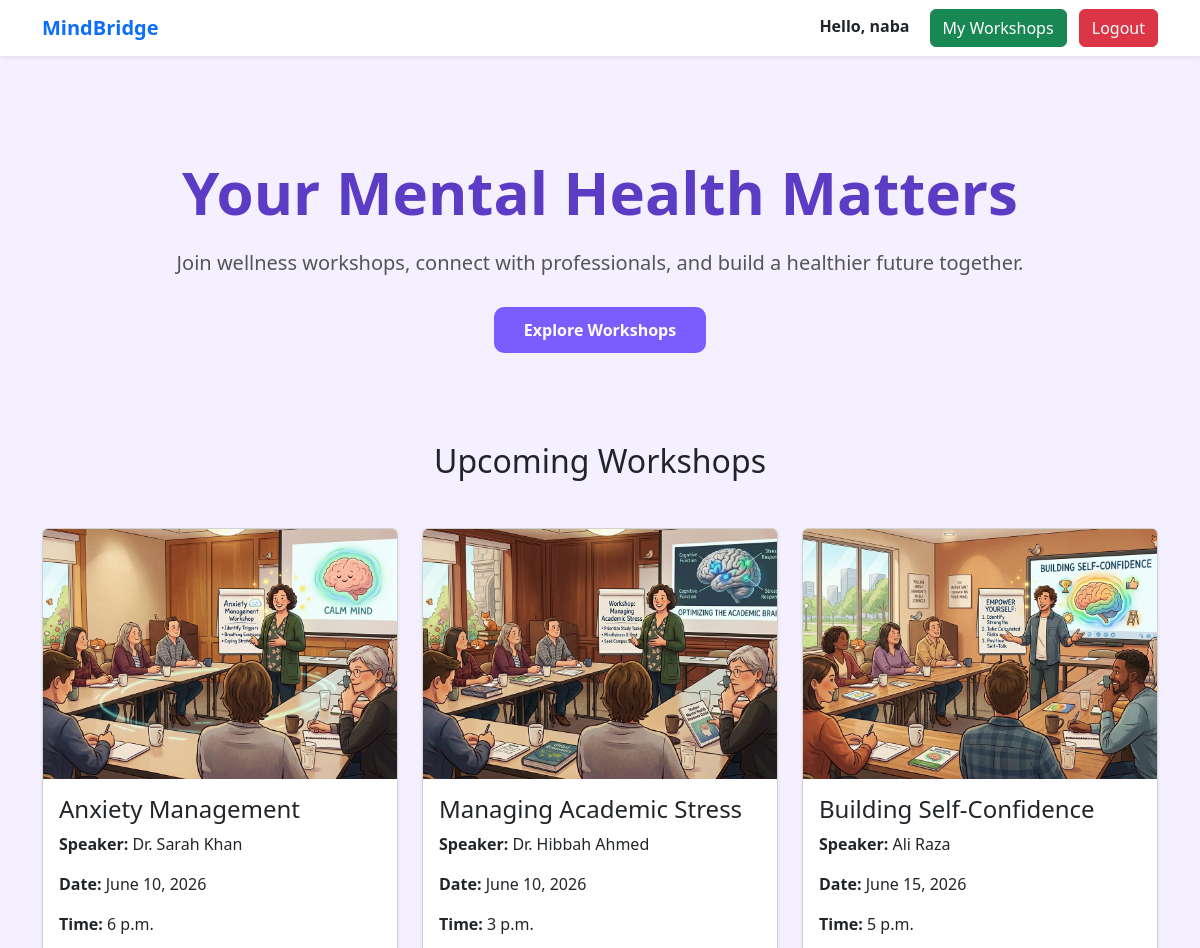
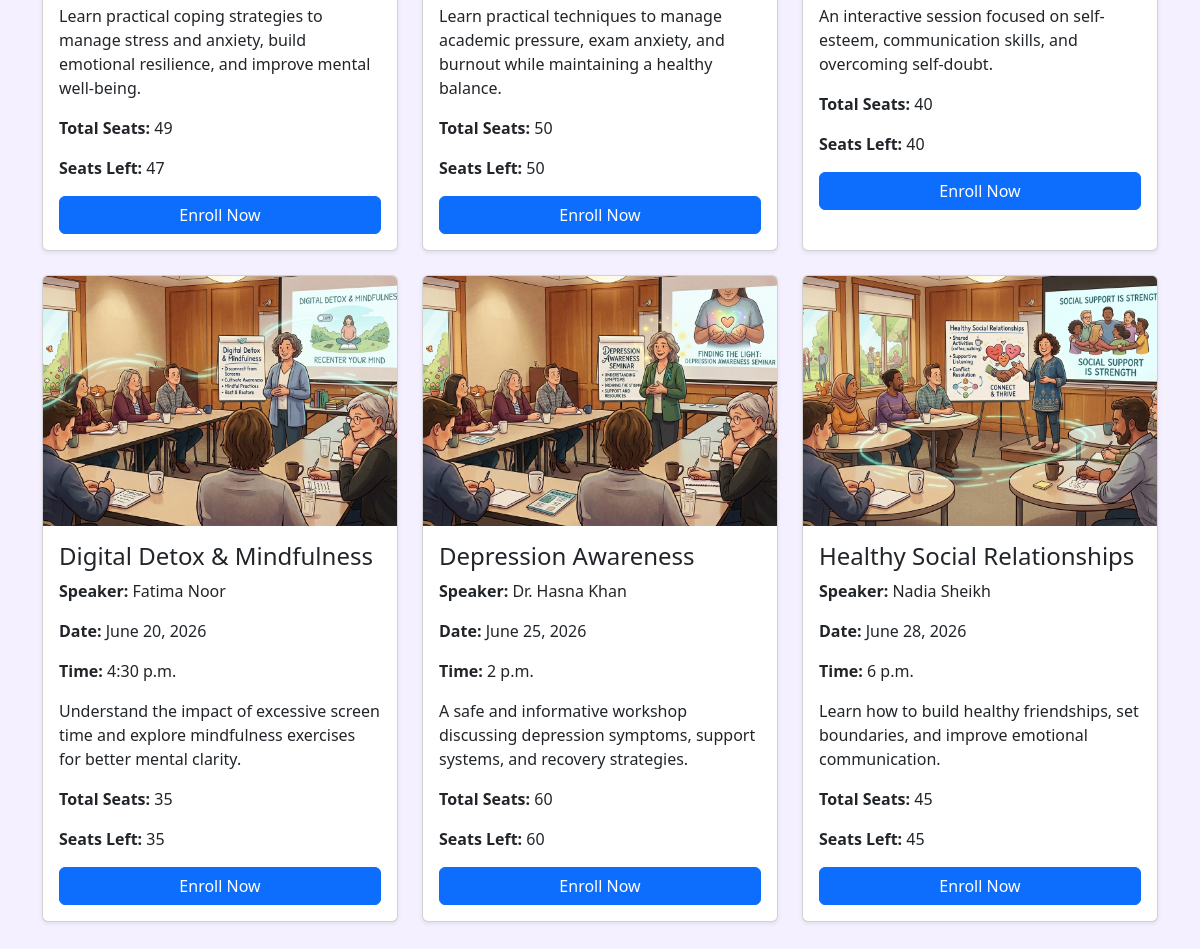
Screenshot of / (signed in) with the database file from the repository (2 pictures, top to bottom).
### workshops/models.py (models this page shows, shortened)
class Workshop(models.Model):
    title = models.CharField(max_length=200)
    speaker = models.CharField(max_length=100)
    date = models.DateField()
    time = models.TimeField()
    description = models.TextField()
    image = models.ImageField(
    upload_to='workshop_images/',
    blank=True,
    null=True
)
    seats = models.IntegerField()
    def seats_left(self):
        enrolled_count = self.enrollment_set.count()
        return self.seats - enrolled_count

### workshops/views.py (the view)
# urls.py: path('', views.home, name='home'),
def home(request):
    workshops = Workshop.objects.all()
    return render(request, 'home.html', {
        'workshops': workshops
    })

### workshops/templates/home.html (shortened to what this page needs)
<!DOCTYPE html>
<html lang="en">
<head>
    <link href="https://cdn.jsdelivr.net/npm/bootstrap@5.3.3/dist/css/bootstrap.min.css" rel="stylesheet">
</head>
<body>
    <nav class="navbar navbar-expand-lg shadow-sm">
        <div class="container">
            <a class="navbar-brand fw-bold text-primary" href="#">
                MindBridge
            </a>
            <div>
                {% if user.is_authenticated %}
                    <span class="me-3 fw-bold">
                        Hello, {{ user.username }}
                    </span>
                    <a href="/my-workshops/"
                       class="btn btn-success me-2">
                        My Workshops
                    </a>
                    <a href="/logout/"
                       class="btn btn-danger">
                        Logout
                    </a>
                {% endif %}
            </div>
        </div>
    </nav>
    <section class="hero">
        <h1>Your Mental Health Matters</h1>
        <p>
            Join wellness workshops, connect with professionals,
            and build a healthier future together.
        </p>
        <br>
        <a href="#workshops" class="btn-custom">
            Explore Workshops
        </a>
    </section>
    <div class="container mb-5" id="workshops">
        <h2 class="text-center mb-5">
            Upcoming Workshops
        </h2>
        <div class="row">
            {% for workshop in workshops %}
            <div class="col-md-4 mb-4">
                <div class="card shadow-sm h-100">
                    {% if workshop.image %}
                    <img src="{{ workshop.image.url }}"
                         class="card-img-top"
                         style="height:250px; object-fit:cover;">
                    {% else %}
                    <img src="https://via.placeholder.com/400x250"
                         class="card-img-top"
                         style="height:250px; object-fit:cover;">
                    {% endif %}
                    <div class="card-body">
                        <h4>
                            {{ workshop.title }}
                        </h4>
                        <p>
                            <strong>Speaker:</strong>
                            {{ workshop.speaker }}
                        </p>
                        <p>
                            <strong>Date:</strong>
                            {{ workshop.date }}
                        </p>
                        <p>
                            <strong>Time:</strong>
                            {{ workshop.time }}
                        </p>
                        <p>
                            {{ workshop.description }}
                        </p>
                        <p>
                            <strong>Total Seats:</strong>
                            {{ workshop.seats }}
                        </p>
                        <p>
                            <strong>Seats Left:</strong>
                            {{ workshop.seats_left }}
                        </p>
                        {% if workshop.seats_left > 0 %}
                            <a href="/enroll/{{ workshop.id }}/"
                               class="btn btn-primary w-100">
                                Enroll Now
                            </a>
                        {% else %}
                            <button class="btn btn-secondary w-100"
                                    disabled>
                                Workshop Full
                            </button>
                        {% endif %}
                    </div>
                </div>
            </div>
            {% empty %}
            <h4 class="text-center">
                No workshops available right now.
            </h4>
            {% endfor %}
        </div>
    </div>
</body>
</html>

### workshops/templates/home.html (style rules this page uses)
body { background-color:#f5f0ff; }
html { scroll-behavior:smooth; }
.hero { padding:100px 20px; text-align:center; }
.hero h1 { font-size:60px; font-weight:bold; color:#5b3cc4; }
.hero p { font-size:20px; color:#555; margin-top:20px; }
.btn-custom { background-color:#7b5cff; color:white; padding:12px 30px; border-radius:10px; text-decoration:none; font-weight:bold; }
.navbar { background:white; }

### rows the page displays
Workshop: image (picture), title "Anxiety Management", speaker "Dr. Sarah Khan", date "June 10, 2026", time "6 p.m.", description "Learn practical coping strategies to manage stress and anxiety, build emotional resilience, and improve mental well-being.", seats "49", seats_left "47"
Workshop: image (picture), title "Managing Academic Stress", speaker "Dr. Hibbah Ahmed", date "June 10, 2026", time "3 p.m.", description "Learn practical techniques to manage academic pressure, exam anxiety, and burnout while maintaining a healthy balance.", seats "50", seats_left "50"
Workshop: image (picture), title "Building Self-Confidence", speaker "Ali Raza", date "June 15, 2026", time "5 p.m.", description "An interactive session focused on self-esteem, communication skills, and overcoming self-doubt.", seats "40", seats_left "40"
Workshop: image (picture), title "Digital Detox & Mindfulness", speaker "Fatima Noor", date "June 20, 2026", time "4:30 p.m.", description "Understand the impact of excessive screen time and explore mindfulness exercises for better mental clarity.", seats "35", seats_left "35"
Workshop: image (picture), title "Depression Awareness", speaker "Dr. Hasna Khan", date "June 25, 2026", time "2 p.m.", description "A safe and informative workshop discussing depression symptoms, support systems, and recovery strategies.", seats "60", seats_left "60"
Workshop: image (picture), title "Healthy Social Relationships", speaker "Nadia Sheikh", date "June 28, 2026", time "6 p.m.", description "Learn how to build healthy friendships, set boundaries, and improve emotional communication.", seats "45", seats_left "45"

### other values shown
{{ user.username }} "naba"
